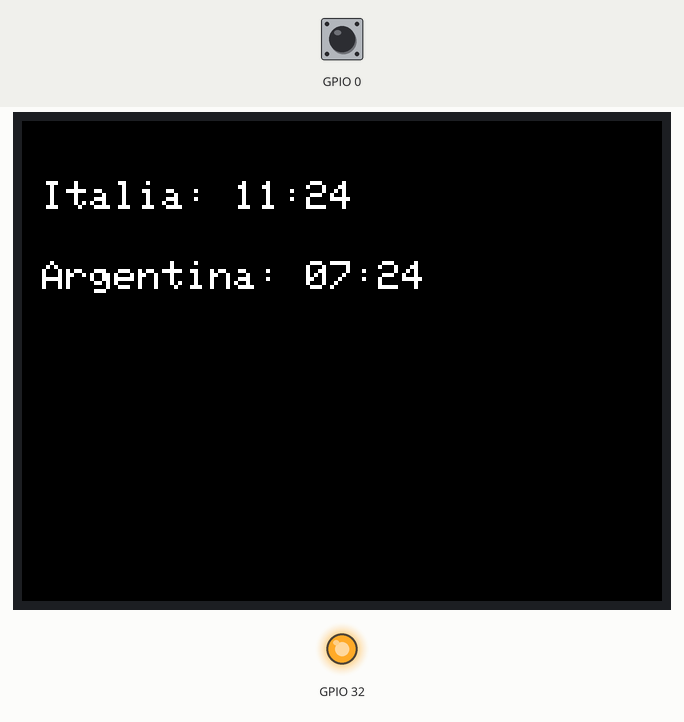
A sketch run on a simulated ESP32. On the bench: 320×240 colour display, output pins drawn as LEDs (lit = HIGH). The inputs (shaded band) are chosen by the test bench; at power-on: GPIO 0 HIGH. WiFi joins after 1.5 s; servers stay silent unless stated; the local clock reads 2024-03-15 10:24:30 at power-on unless the sketch sets it; what the sketch prints to the serial monitor is not drawn.

Above: at 2.9 s.
3.0 s: GPIO 0 pulled LOW for 1 s
At 4.9 s:
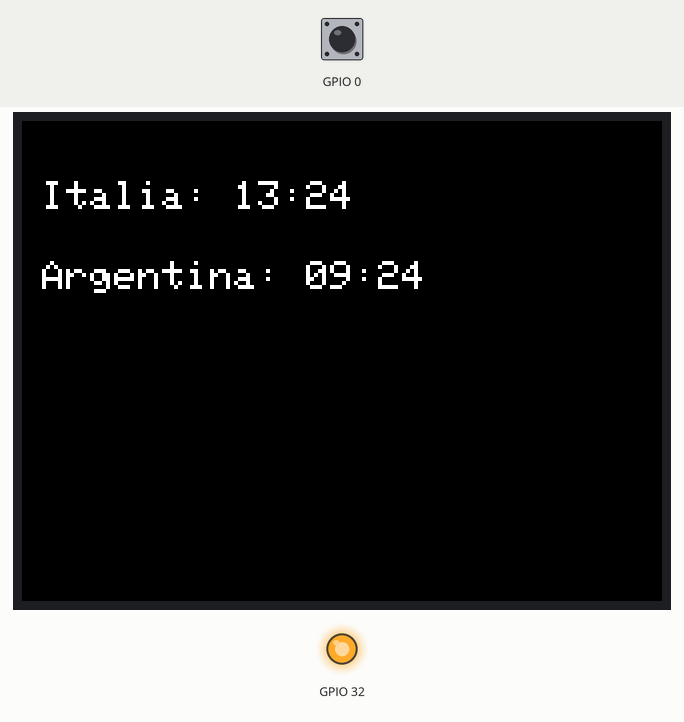
7.0 s: GPIO 0 pulled LOW for 0.15 s
At 8.8 s:
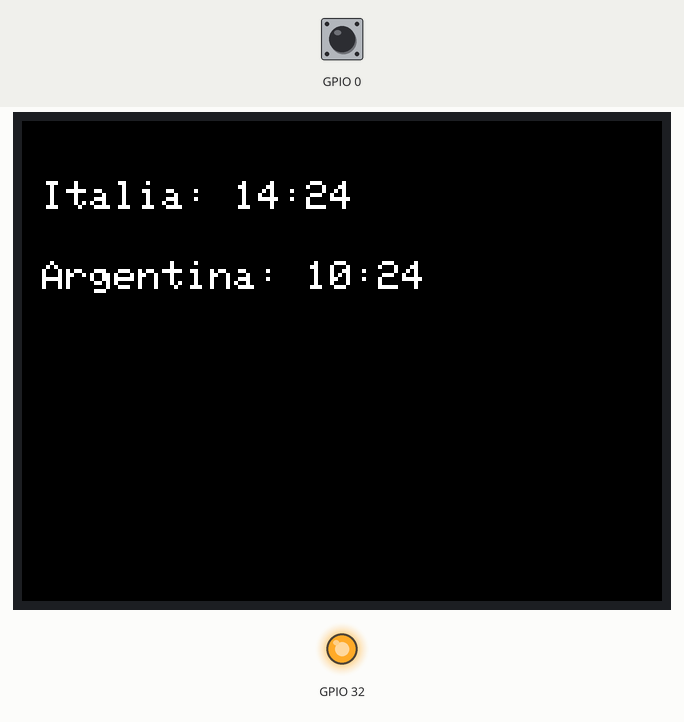
9.1 s: GPIO 0 pulled LOW for 0.15 s
At 10.1 s:
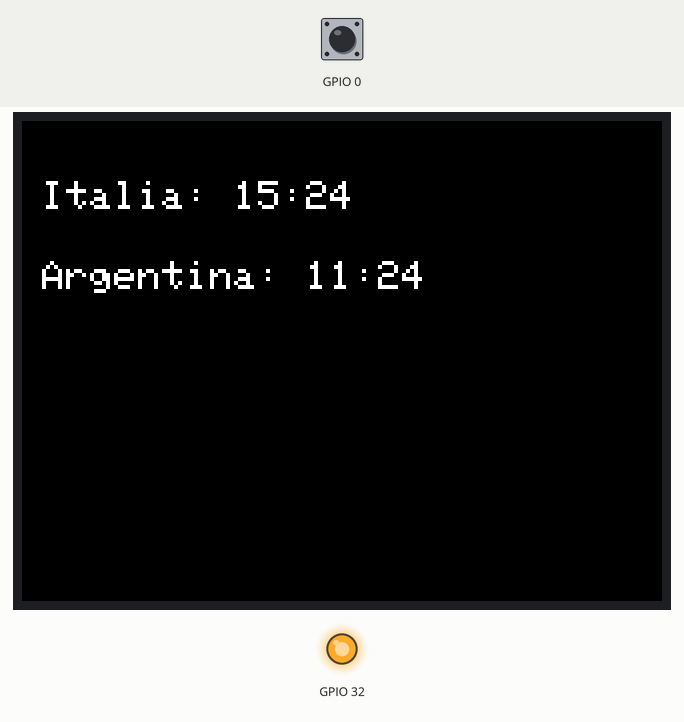
11.2 s: GPIO 0 pulled LOW for 1 s
At 13.6 s:
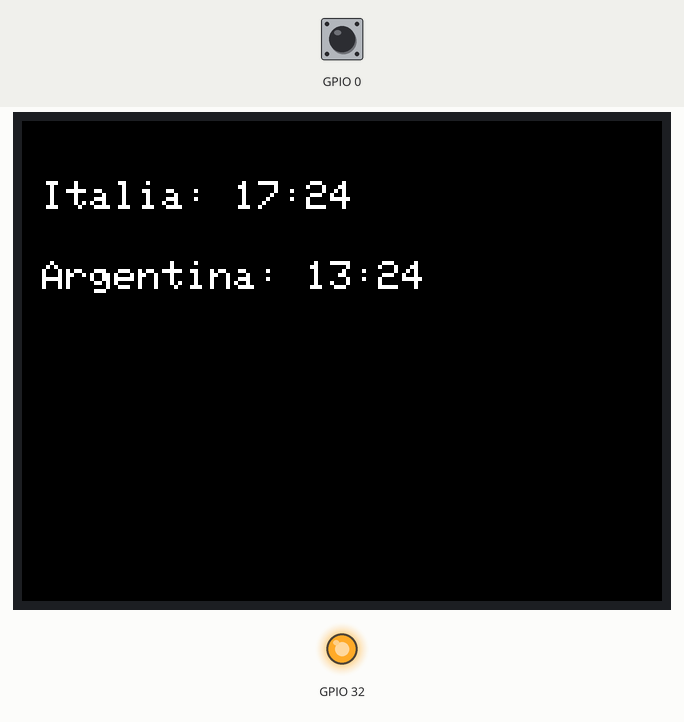
13.9 s: GPIO 0 pulled LOW for 1 s
At 16.1 s:
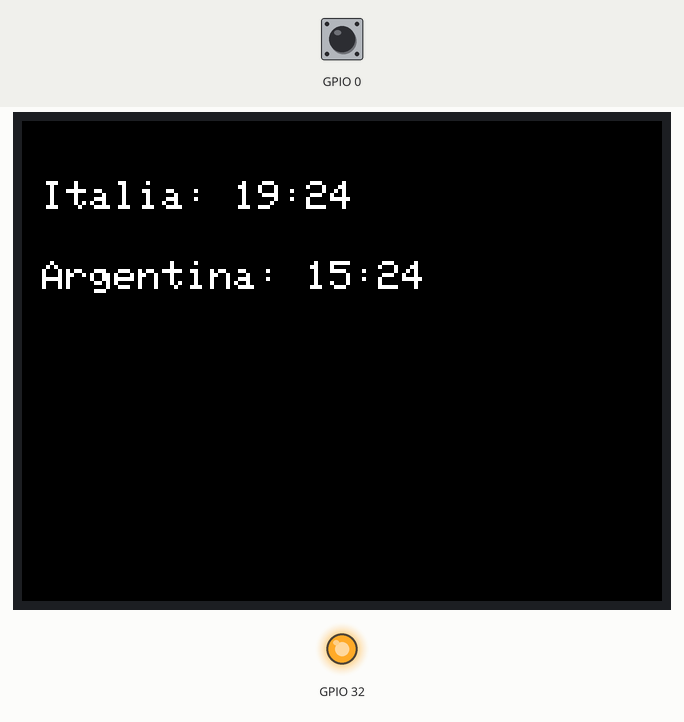
17.9 s: GPIO 0 pulsed LOW 5 times (0.12 s each, 0.3 s apart)
At 20.2 s:
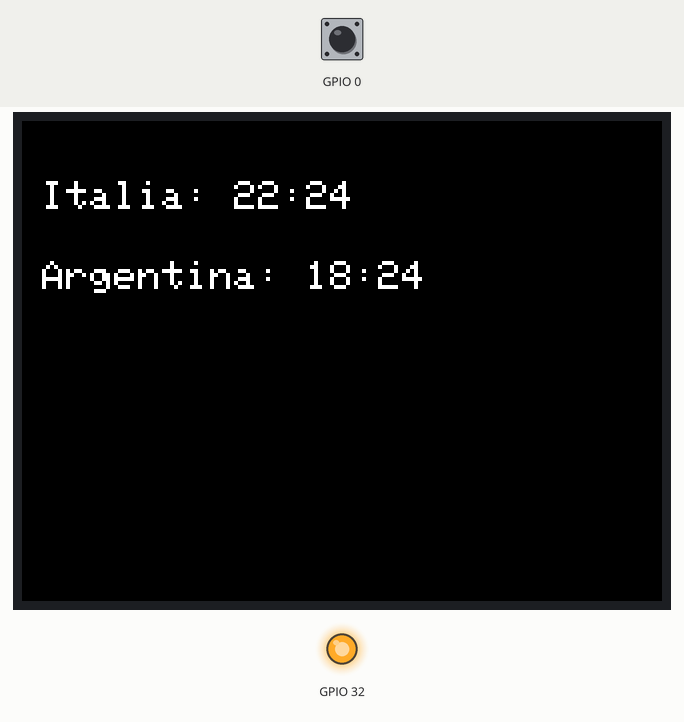
Timing chart, 0 to 21.7 s (numbered marks = the images above; inputs shaded):
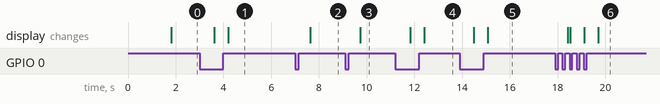

Measured:
- after the input at 3.0 s, the display: first changes after 0.61 s (image 1 shows a later state)
- after the input at 7.0 s, the display: changes after 0.64 s (image 2)
- after the input at 9.1 s, the display: changes after 0.63 s (image 3)
- after the input at 11.2 s, the display: first changes after 0.61 s (image 4 shows a later state)
- after the input at 13.9 s, the display: first changes after 0.59 s (image 5 shows a later state)
- after the input at 17.9 s, the display: first changes after 0.53 s (image 6 shows a later state)

The sketch:

sketch_mar31a.ino
```cpp
#include <WiFi.h>
#include <TFT_eSPI.h>
#include <time.h>

TFT_eSPI tft = TFT_eSPI();

const char* ssid     = "";
const char* password = "";

int simulated_offset = 0;  // Para avanzar horas manualmente

void setup() {
  pinMode(32, OUTPUT);
  digitalWrite(32, HIGH);

  Serial.begin(115200);
  tft.init();
  tft.setRotation(1);
  tft.fillScreen(TFT_BLACK);
  tft.setTextColor(TFT_WHITE, TFT_BLACK);

  // Conectar WiFi
  WiFi.begin(ssid, password);
  tft.setCursor(0, 10);
  tft.println("Conectando WiFi...");
  while (WiFi.status() != WL_CONNECTED) {
    delay(500);
    Serial.print(".");
  }
  tft.println("WiFi OK");

  // Configurar hora NTP
  configTime(0, 0, "pool.ntp.org");
  while (time(nullptr) < 100000) {
    delay(100);
    Serial.print("*");
  }

  // Configurar pin del botón (BOOT en muchas ESP32)
  pinMode(0, INPUT_PULLUP);
}

void loop() {
  // Leer hora actual UTC
  struct tm timeinfo;
  if (!getLocalTime(&timeinfo)) {
    tft.println("Error al obtener hora");
    return;
  }

  // Simular el avance horario
  timeinfo.tm_hour = (timeinfo.tm_hour + simulated_offset) % 24;

  // Calcular horas locales
  int hora_italia = (timeinfo.tm_hour + 1) % 24;  // UTC+1
  int hora_argentina = (timeinfo.tm_hour - 3 + 24) % 24;  // UTC-3

  tft.fillScreen(TFT_BLACK);
  tft.setCursor(10, 30);
  tft.setTextSize(2);
  tft.printf("Italia: %02d:%02d\n", hora_italia, timeinfo.tm_min);

  tft.setCursor(10, 70);
  tft.setTextSize(2);
  tft.printf("Argentina: %02d:%02d", hora_argentina, timeinfo.tm_min);

  // Esperar botón para simular avance
  int contador = 0;
  while (contador < 100) {  // espera 5 segundos
    if (digitalRead(0) == LOW) {  // botón presionado
      simulated_offset = (simulated_offset + 1) % 24;
      delay(500);  // evitar rebotes
      break;
    }
    delay(50);
    contador++;
  }
}
```
